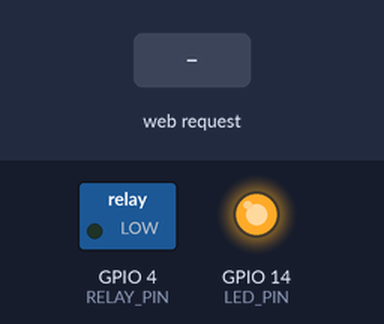
The sketch below on a simulated ESP8266 (NodeMCU). On the bench: switched loads named in the sketch (green lamp = pin HIGH), output pins drawn as LEDs (lit = HIGH). The test bench sets the inputs (shaded band). WiFi joins after 1.5 s; servers stay silent unless stated.

Above: at 3.7 s.
3.8 s: HTTP request GET /gpio?device=on received
At 4.6 s:
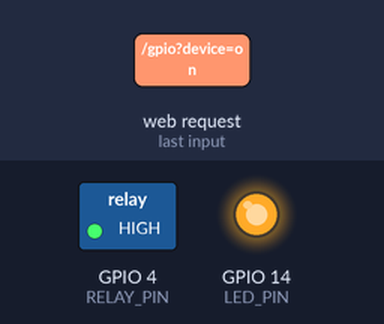
5.3 s: HTTP request GET /gpio?device=off received
At 5.7 s:
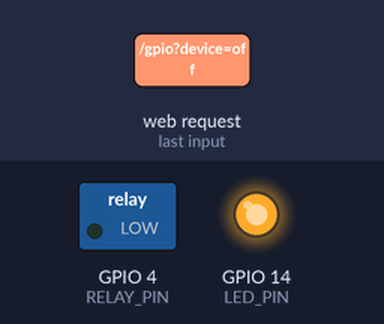
Timing chart, 0 to 8.3 s (numbered marks = the images above; inputs shaded):
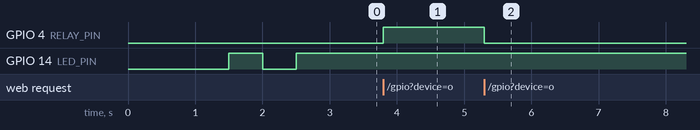

The sketch:

WiFiRelay_Control.ino
```cpp
/* Create a WiFi access point and provide a web server on it. */

#include <ESP8266WiFi.h>
#include <WiFiClient.h>
#include <ESP8266WebServer.h>

/* Set these to your desired credentials. */
const char *ssid = "....";
const char *password = "....";

/* Pins */
int LED_PIN = 14;
int RELAY_PIN = 4;
int LED_STATE = 0;    // 0 == LOW | 1 == HIGH
boolean DEBUG = false;

ESP8266WebServer server(80);

void setup() {
  delay(1000);
  if (DEBUG) Serial.begin(74880);

  /**
   * Setup GPIO operation
   */
  // Relay
  pinMode(RELAY_PIN, OUTPUT);
  digitalWrite(RELAY_PIN, LOW);
  // LED
  pinMode(LED_PIN, OUTPUT);
  digitalWrite(LED_PIN, LOW);

  if (DEBUG) Serial.println();
  if (DEBUG) Serial.print("Connecting to ");
  if (DEBUG) Serial.println(ssid);

  // Connect
  WiFi.begin(ssid, password);

  while (WiFi.status() != WL_CONNECTED) {
    delay(500);
    // Blink LED
    toggleWiFiStatusLED();
    if (DEBUG) Serial.print(".");
  }

  if (DEBUG) Serial.println("");
  if (DEBUG) Serial.println("WiFi connected");
  if (DEBUG) Serial.println("IP address: ");
  if (DEBUG) Serial.println(WiFi.localIP());
  powerOnStatusLED();

  server.on("/", handleHome);
  server.on("/gpio", handleGPIO);
  server.begin();
  if (DEBUG) Serial.println("HTTP server started");
}

/**
 * When connection is lost -- Execute a reboot
 */
void wifiHeartBeat() {
  if (WiFi.status() != WL_CONNECTED) {
    if (DEBUG) Serial.println("Connection lost. Rebooting in 5 seconds.");
    powerOffStatusLED();
    delay(5000);
    ESP.reset();
  }
}

/**
 * Request Handlers
 */
// Handler of: http://ip-address/
void handleHome() {
  String message = "<p>You are connected to <strong>Jarvis Node#1</strong></p>";
  message += "<p>Available Commands:</p>";
  message += "<p>--> /gpio?device=on</p>";
  message += "<p>--> /gpio?device=off</p>";
  server.send(200, "text/html", message);
}

// Handler of: http://ip-address/gpio
void handleGPIO() {
  String message = "<p>You are connected to <strong>Jarvis Node#1</strong></p> <p>Args received:</p><br /><p>";
  for (int i = 0; i < server.args(); i++) {
    // Output
    message += "Commands: " + (String)i + " –> ";
    message += server.argName(i) + ": ";
    message += server.arg(i) + "<br />";
  }

  // Handling special params
  if (server.arg("device") == "on") {
    digitalWrite(RELAY_PIN, HIGH);
    message += "-- Device (Pin#4) is now <strong>ON</strong>";
  } else if (server.arg("device") == "off") {
    digitalWrite(RELAY_PIN, LOW);
    message += "-- Device (Pin#4) is now <strong>OFF</strong>";
  }

  message += "</p>";
  server.send(200, "text/html", message);
}

/**
 * Toggle Status LED
 */
void toggleWiFiStatusLED() {
  if (LED_STATE == 0) {
    digitalWrite(LED_PIN, HIGH);
    LED_STATE = 1;
  } else if (LED_STATE == 1) {
    digitalWrite(LED_PIN, LOW);
    LED_STATE = 0;
  }
}

/**
 * Power On the Status LED
 */
void powerOnStatusLED() {
  digitalWrite(LED_PIN, HIGH);
  LED_STATE = 1;
}

/**
 * Power Off the Status LED
 */
void powerOffStatusLED() {
  digitalWrite(LED_PIN, LOW);
  LED_STATE = 0;
}

void loop() {
  server.handleClient();
  wifiHeartBeat();
}
```

Measured:
- after the input at 3.8 s, GPIO 4 (RELAY_PIN): LOW → HIGH at once
- after the input at 5.3 s, GPIO 4 (RELAY_PIN): HIGH → LOW at once
